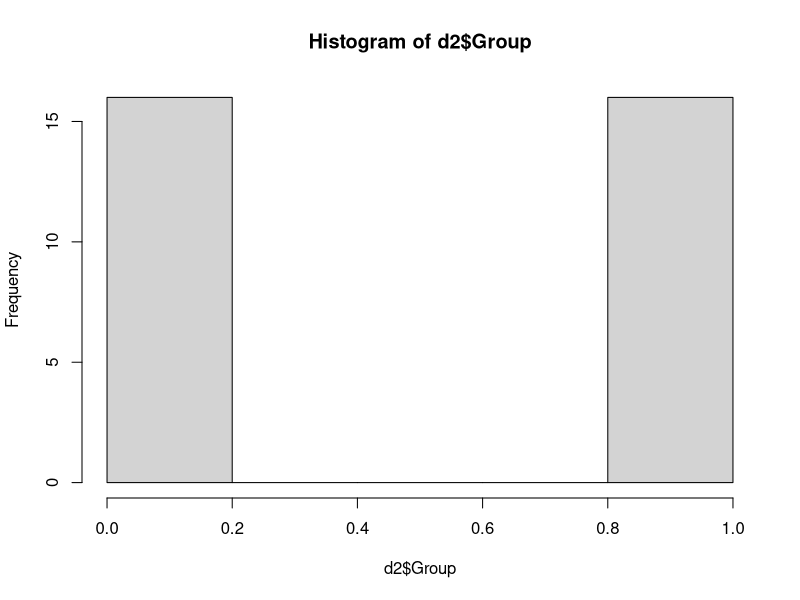
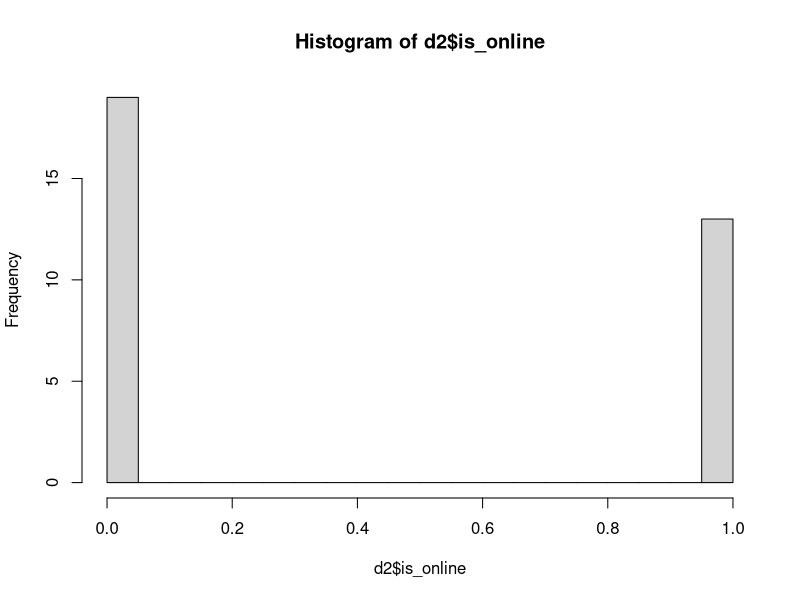
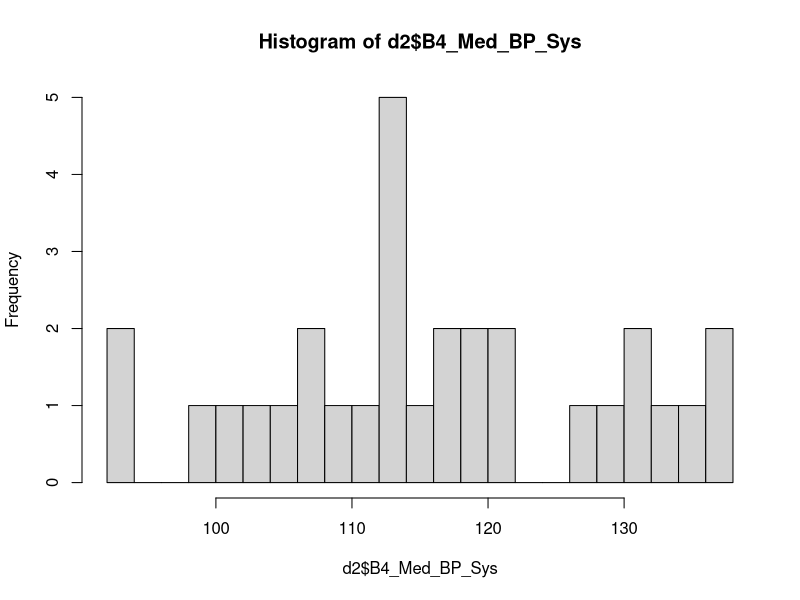
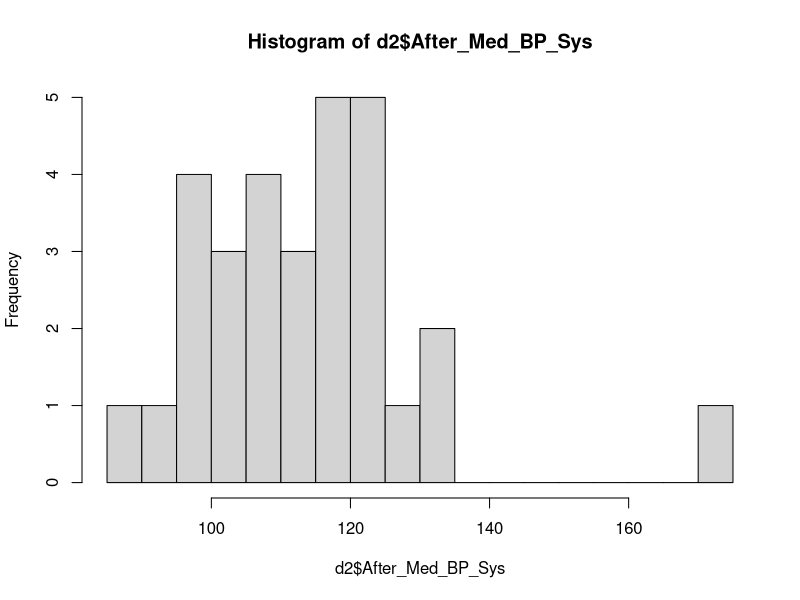
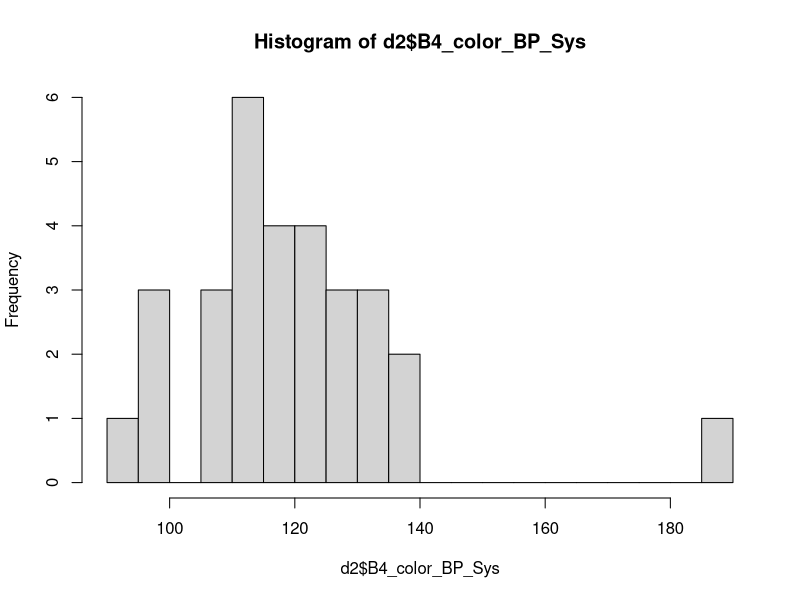
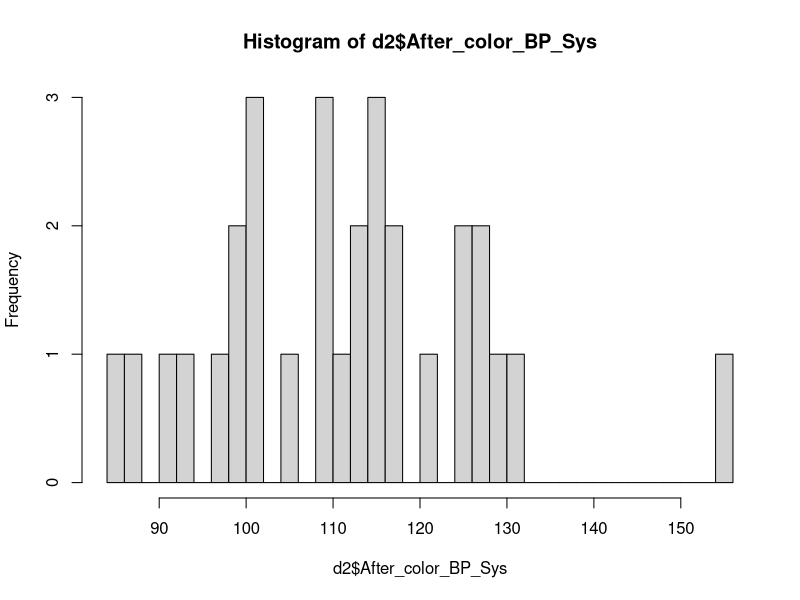

Reproduce these figures in R, in order.
## ---- chunk 1
library(data.table)
library(sandwich)
library(lmtest)
## ---- chunk 2
d <- fread("../data/meditation.csv")
summary(d)
d <- data.table(d)
d2 <- d[ , .(Group, 
             is_online = ifelse(Online_in_person == 'O', 1, 0),
             B4_Med_BP_Sys,
             After_Med_BP_Sys,
             B4_color_BP_Sys,
             After_color_BP_Sys) ]
summary(d2)
hist(d2$Group)
hist(d2$is_online, breaks=30)
hist(d2$B4_Med_BP_Sys, breaks = 30)
hist(d2$After_Med_BP_Sys, breaks = 30)
hist(d2$B4_color_BP_Sys, breaks = 30)
hist(d2$After_color_BP_Sys, breaks = 30)
## ---- chunk 3

m <- lm(After_Med_BP_Sys ~ B4_Med_BP_Sys + Group + B4_Med_BP_Sys * Group, data=d2)
coeftest(m, vcovHC(m))

m2 <- lm(After_color_BP_Sys ~ B4_color_BP_Sys + Group + B4_color_BP_Sys * Group, data=d2)
coeftest(m2, vcovHC(m2))
